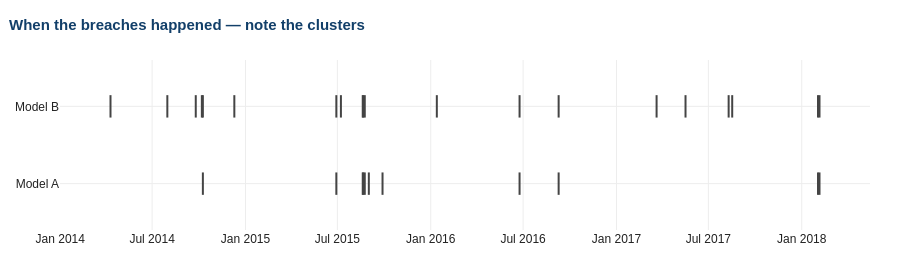

Notebook code for this chart:
### Markdown cell above
**This is the result worth pausing on.** Model A — the one that passed the coverage test
comfortably — fails the independence test decisively. Its breaches cluster.

That is exactly what you would expect from a 250-day rolling window: the estimate reacts
slowly, so when volatility rises the model stays too low for weeks and is breached
repeatedly, then over-corrects. A risk manager reading only the breach count would sign it
off.

Let us look at *when* the breaches happened.

### Code cell
fig = go.Figure()
for i, (name, v) in enumerate(models.items()):
    br = a6.breaches(r, v).loc[test].fillna(False)
    hits = br[br].index
    fig.add_trace(go.Scatter(
        x=hits, y=np.full(len(hits), i), mode="markers", name=name,
        marker=dict(symbol="line-ns", size=16, line_width=2,
                    color=[a6.NAVY, a6.ORANGE][i])))

a6.style(fig, title="When the breaches happened — note the clusters", height=280)
fig.update_yaxes(tickvals=[0, 1], ticktext=["Model A", "Model B"], range=[-0.6, 1.6])
fig.update_layout(showlegend=False)
fig.show()

for name, v in models.items():
    br = a6.breaches(r, v).loc[test].fillna(False)
    gaps = np.diff(np.flatnonzero(br.to_numpy()))
    print(f"{name:<24s} median gap between breaches: {np.median(gaps):5.0f} days   "
          f"shortest: {gaps.min()} day(s)   breaches within 5 days of another: "
          f"{int(np.sum(gaps <= 5))}")

### Figure 1 — Plotly figure (JSON) as saved in the notebook; plotly's stock layout.template omitted (floating-point values rounded to 4 significant figures)
{"data": [{"marker": {"color": "#123F69", "line": {"width": 2}, "size": 16, "symbol": "line-ns"}, "mode": "markers", "name": "Model A: HS(250)", "type": "scatter", "x": ["2014-10-09T00:00:00.000000", "2015-06-29T00:00:00.000000", "2015-08-20T00:00:00.000000", "2015-08-21T00:00:00.000000", "2015-08-24T00:00:00.000000", "2015-09-01T00:00:00.000000", "2015-09-28T00:00:00.000000", "2016-06-24T00:00:00.000000", "2016-09-09T00:00:00.000000", "2018-02-02T00:00:00.000000", "2018-02-05T00:00:00.000000"], "y": [0, 0, 0, 0, 0, 0, 0, 0, 0, 0, 0]}, {"marker": {"color": "#E38B29", "line": {"width": 2}, "size": 16, "symbol": "line-ns"}, "mode": "markers", "name": "Model B: EWMA-normal", "type": "scatter", "x": ["2014-04-10T00:00:00.000000", "2014-07-31T00:00:00.000000", "2014-09-25T00:00:00.000000", "2014-10-07T00:00:00.000000", "2014-10-09T00:00:00.000000", "2014-12-10T00:00:00.000000", "2015-06-29T00:00:00.000000", "2015-07-08T00:00:00.000000", "2015-08-20T00:00:00.000000", "2015-08-21T00:00:00.000000", "2015-08-24T00:00:00.000000", "2016-01-13T00:00:00.000000", "2016-06-24T00:00:00.000000", "2016-09-09T00:00:00.000000", "2017-03-21T00:00:00.000000", "2017-05-17T00:00:00.000000", "2017-08-10T00:00:00.000000", "2017-08-17T00:00:00.000000", "2018-02-02T00:00:00.000000", "2018-02-05T00:00:00.000000"], "y": [1, 1, 1, 1, 1, 1, 1, 1, 1, 1, 1, 1, 1, 1, 1, 1, 1, 1, 1, 1]}], "layout": {"colorway": ["#123F69", "#E38B29", "#8A8A8A", "#2E7D7B", "#B22222"], "font": {"color": "#222222", "family": "Helvetica, Arial, sans-serif", "size": 12}, "height": 280, "hovermode": "x unified", "legend": {"font": {"size": 11}, "orientation": "h", "x": 0, "xanchor": "left", "y": 1, "yanchor": "bottom"}, "margin": {"b": 50, "l": 60, "r": 30, "t": 60}, "showlegend": false, "title": {"font": {"color": "#123F69", "size": 15}, "text": "<b>When the breaches happened — note the clusters</b>", "x": 0.01}, "xaxis": {"gridcolor": "#EDEDED", "showgrid": true, "zeroline": false}, "yaxis": {"gridcolor": "#EDEDED", "range": [-0.6, 1.6], "showgrid": true, "ticktext": ["Model A", "Model B"], "tickvals": [0, 1], "zeroline": false}}}
